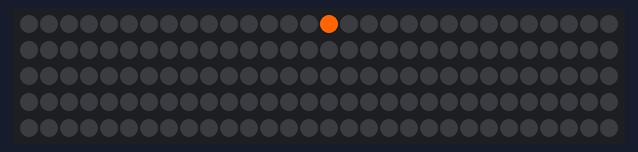
Bench run of a sketch on a simulated Arduino Uno, built with avr-gcc and run on an emulated ATmega328P. Parts: 150 RGB LEDs in strip order, left to right, continuing on the next row. Random numbers use the default seed unless the sketch sets one.

Above: at 0.47 s.
At 9.5 s:
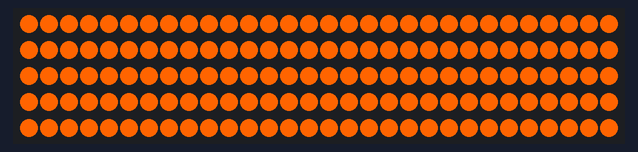
At 11.0 s:
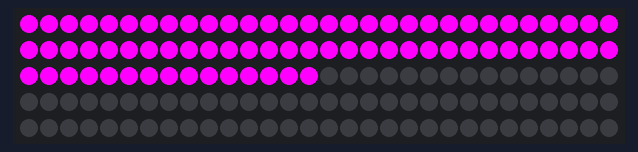
At 12.0 s:
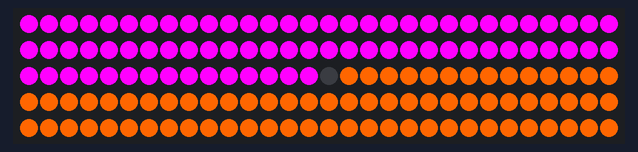
At 13.5 s:
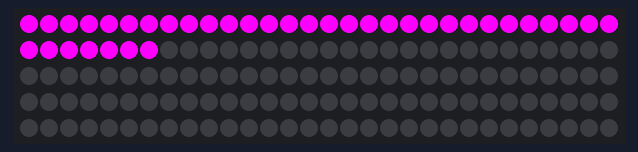
At 16.5 s:
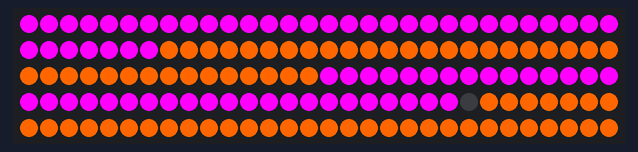

The sketch:

halloween-long.ino
```cpp
#include <Adafruit_NeoPixel.h>
#define LEDPIN 12 // connect the Data from the strip to this pin on the Arduino
#define NUMBER_PIXELS 150
// the number of pixels in your LED strip

Adafruit_NeoPixel strip = Adafruit_NeoPixel(NUMBER_PIXELS, LEDPIN, NEO_GRB + NEO_KHZ800);

int delayTime = 100;
int halfCount = round( NUMBER_PIXELS / 2);
int quarterCount = round( NUMBER_PIXELS / 4);

void setup() {
  strip.begin(); // initialize the strip
}

void loop() {
  singleRunner();
  crossRunner();
  allOrange();
  halfPurpleOrange();
  quarterPurpleOrange();
  theaterChase(strip.Color(255, 100, 0), delayTime); // orange
  randomOrangePurple();
  randomWalk();
};

// turn all pixels off
void allOff() {
  for (int i=0; i<NUMBER_PIXELS; i++) {
    strip.setPixelColor(i, 0, 0, 0);
  };
  strip.show();
};

void allOrange() {
  for (int i=0; i<NUMBER_PIXELS; i++) {
    strip.setPixelColor(i, 255, 100, 0);
  };
  strip.show();
  delay(1000);
  allOff();
  delay(500);
};

void halfPurpleOrange() {
  for (int i=0; i<halfCount; i++) {
    strip.setPixelColor(i, 255, 0, 255);
  };

  strip.show();
  delay(1000);
  for (int i=halfCount + 1; i<NUMBER_PIXELS; i++) {
    strip.setPixelColor(i, 255, 102, 0); // orange
  };
  strip.show();
  delay(1000);
  allOff();
  delay(500);
};

void quarterPurpleOrange() {
  for (int i=0; i<quarterCount; i++) {
    strip.setPixelColor(i, 255, 0, 255); //purple
  };
  strip.show();
  delay(1000);

  for (int i=quarterCount; i<halfCount; i++) {
    strip.setPixelColor(i, 255, 102, 0); // orange
  };
  strip.show();
  delay(1000);

  for (int i=halfCount; i<halfCount + quarterCount; i++) {
    strip.setPixelColor(i, 255, 0, 255); //purple
  };
  strip.show();
  delay(1000);

  for (int i=halfCount + quarterCount + 1; i<NUMBER_PIXELS; i++) {
    strip.setPixelColor(i, 255, 102, 0); // orange
  };
  strip.show();
  delay(1000);

  allOff();
  delay(500);
};

void singleRunner() {
  for (int i=1; i<NUMBER_PIXELS; i++) {
    strip.setPixelColor(i-1, 0, 0, 0);
    strip.setPixelColor(i, 255, 100, 0); // orange
    delay(15);
    strip.show();
  };


  for (int i=1; i<NUMBER_PIXELS; i++) {
    strip.setPixelColor(i-1, 0, 0, 0);
    strip.setPixelColor(i, 255, 0, 255); // purple
    delay(15);
    strip.show();
  };

};

void crossRunner() {
  for (int i=1; i<NUMBER_PIXELS; i++) {
    strip.setPixelColor(i-1, 0, 0, 0);
    strip.setPixelColor(i, 255, 0, 255);
    strip.setPixelColor(NUMBER_PIXELS-i, 0, 0, 0);
    strip.setPixelColor(NUMBER_PIXELS-i-1, 255, 102, 0); // orange
    delay(15);
    strip.show();
  };
};

// Theatre-style crawling lights.
void theaterChase(uint32_t c, uint8_t wait) {
  for (int j=0; j<10; j++) {  //do 10 cycles of chasing
    for (int q=0; q < 3; q++) {
      for (int i=0; i < strip.numPixels(); i=i+3) {
        strip.setPixelColor(i+q, c);    //turn every third pixel on
      }
      strip.show();
      delay(wait);
      for (int i=0; i < strip.numPixels(); i=i+3) {
        strip.setPixelColor(i+q, 0);        //turn every third pixel off
      }
    }
  }
}


void randomOrangePurple() {
  for (int i=1; i<NUMBER_PIXELS * 1.5; i++) {
    strip.setPixelColor(random(NUMBER_PIXELS), 255, 100, 0); // orange
    delay(15);
    strip.show();
    strip.setPixelColor(random(NUMBER_PIXELS), 255, 0, 255); // purple
    delay(15);
    strip.show();
  };
  allOff();
};

void randomWalk(){
int orangePosition = NUMBER_PIXELS * .666 ; // start at 2/3
int purplePosition = NUMBER_PIXELS * .333 ; // start at 1/3

for (int i=1; i<NUMBER_PIXELS / 2; i++) {
    orangePosition = orangePosition + random(-1, 1);
    strip.setPixelColor(orangePosition, 255, 100, 0); // orange
    strip.show();
    delay(20);
    strip.setPixelColor(orangePosition, 0, 0, 0);
    strip.show();

    purplePosition = purplePosition + random(-2, 2);
    strip.setPixelColor(purplePosition, 255, 0, 255); // purple

    strip.show();
    delay(20);
    strip.setPixelColor(purplePosition, 0, 0, 0);
    strip.show();
  }
}
```

Measured:
- what the display in image 1 shows lasts 1.0 s, from 9.4 s to 10.4 s
